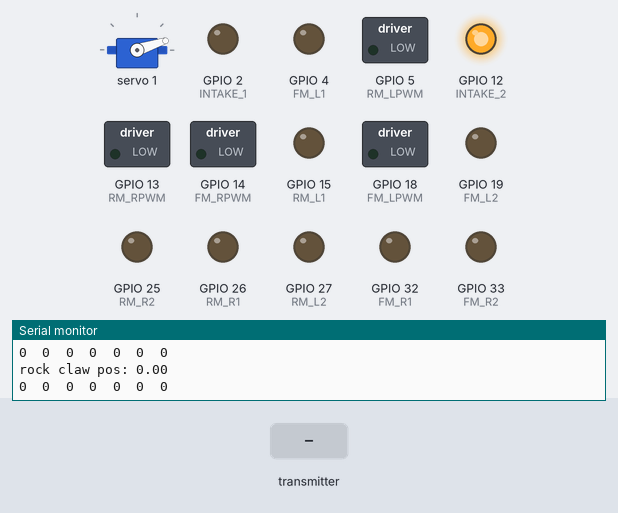
Bench run of a sketch on a simulated ESP32. Shown: servo, switched loads named in the sketch (green lamp = pin HIGH), output pins drawn as LEDs (lit = HIGH), the last lines printed to the serial monitor. The inputs (shaded band) are chosen by the test bench. Nothing arrives over Bluetooth unless stated.

Above: at 2.2 s.
2.3 s: the transmitter starts sending readChannel.0 = 1000
At 2.9 s:
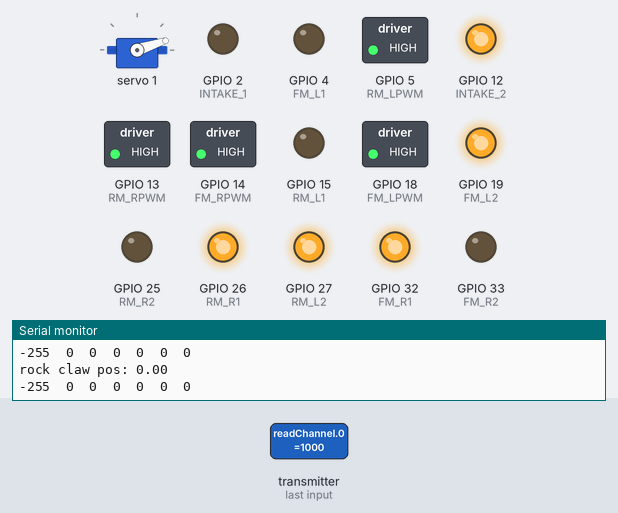
3.8 s: the transmitter starts sending readChannel.1 = 1000
At 5.0 s:
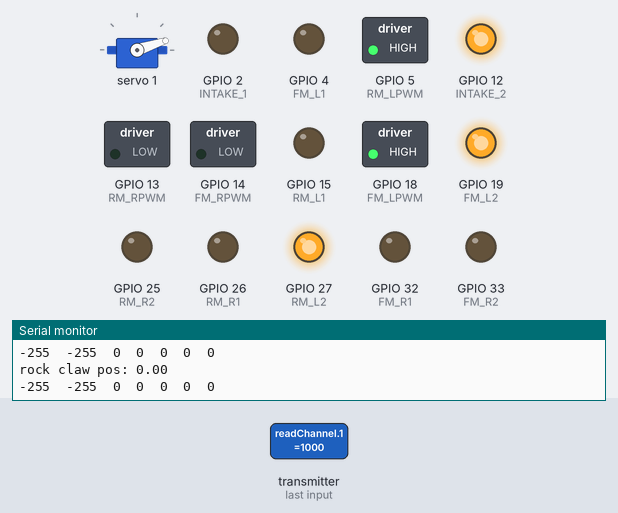
5.3 s: the transmitter starts sending readChannel.0 = 1500
At 6.4 s:
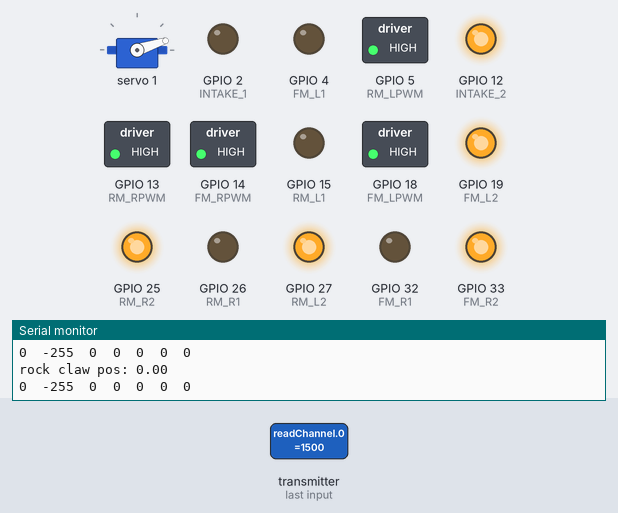
6.8 s: the transmitter starts sending readChannel.3 = 1000
At 7.5 s:
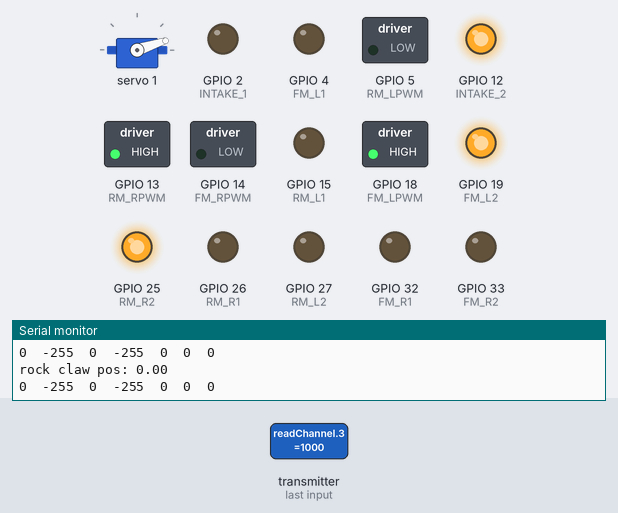
8.3 s: the transmitter starts sending readChannel.1 = 1500
At 9.5 s:
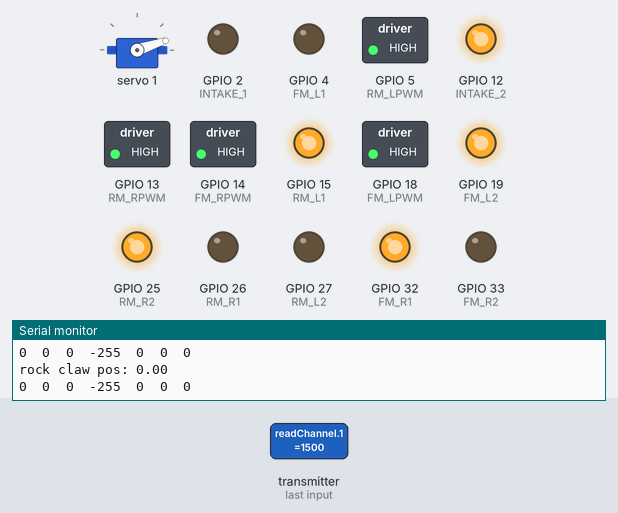
9.8 s: the transmitter starts sending readChannel.3 = 1250
At 11.0 s:
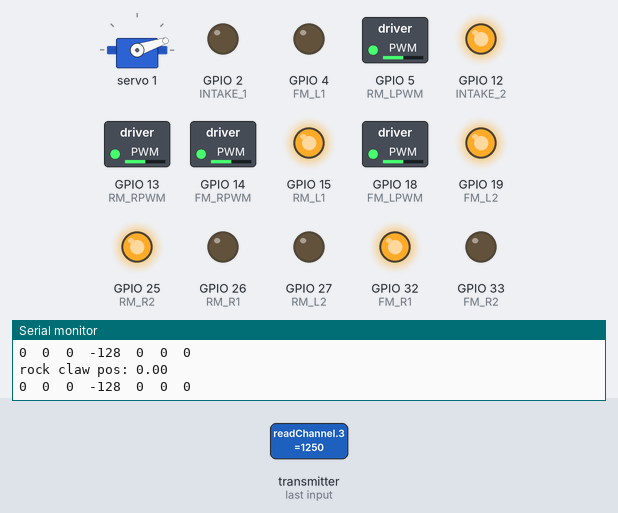
Timing chart, 0 to 12.3 s (numbered marks = the images above; inputs shaded):
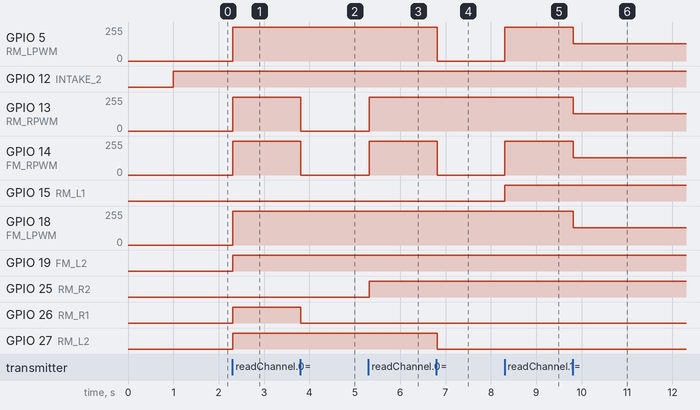

The sketch:

RC24_Mec_and_Servo_RC.ino
```cpp
#include <IBusBM.h>
#include <Wire.h>
#include <Adafruit_PWMServoDriver.h>
#include <PS4Controller.h>

Adafruit_PWMServoDriver pwm = Adafruit_PWMServoDriver();

#define FM_L1 4 //2
#define FM_L2 19 //15
#define FM_LPWM 18

#define FM_R1 32 //19
#define FM_R2 33 //4
#define FM_RPWM 14

#define RM_L1 15
#define RM_L2 27
#define RM_LPWM 5 // 5

#define RM_R1 26
#define RM_R2 25
#define RM_RPWM 13

#define LIFT_1 14
#define LIFT_2 15

#define INTAKE_1 2 //BOOTSTRAP PIN
#define INTAKE_2 12 //BOOTSTRAP PIN
#define INTAKE_PWM 13

#define FLAG_CLAW 7
#define ROCK_CLAW1 1
#define ROCK_CLAW2 2


#define TOLERANCE 30
#define NEUTRAL_PPM 1500
#define HIGH_PPM 2000
#define LOW_PPM 1000
#define USMIN  600 // This is the rounded 'minimum' microsecond length based on the minimum pulse of 150
#define USMAX  2400 // This is the rounded 'maximum' microsecond length based on the maximum pulse of 600
#define SERVO_FREQ 50 // Analog servos run at ~50 Hz updates
//#define SERVOMAX 600
//#define SERVOMIN 150
#define PS4_THRESH 15

//const byte interruptPin = 16;
const byte channelAmount = 10;
//PPMReader ppm(interruptPin, channelAmount);
int state = 0;
unsigned channelValues[10] = {1500, 1500, 1000, 1500, 1500, 1500, 1500, 15000, 1500, 1500};
const int maxSpd = 255;
const int minSpd = 0;
//bool lStickNeutral = true;
//bool rStickNeutral = true;
int signals[7] = {0,0,0,0,0,0,0}; //[Pivot Turn, Forward/Backward, Rock Claw, Left/Right, Lift, Intake, Flag Claw]
int mecWhlCalcHolder[4] = {0,0,0,0};
int speeds[7] = {0,0,0,0,0,0,0}; //[FM_R, FM_L, RM_R, RM_L, LIFT, INTAKE, ROCK_CLAW]
float rock_claw_pos = 0.0; //0.0 - 1.0
// int dir[2] = {0,0};
int SERVOMIN[13] = {400,150,400,400,400,400,400,400,400,400,400,400,400};
int SERVOMAX[13] = {600,1000,600,600,600,600,600,600,600,600,600,600,600};
IBusBM IBus;

byte motorStates = B11111111;
byte liftIntakeStates = B00001111;

//Left Stick Y-Axis (Channel 2) Controls Forward/Backward Movement
//Left Stick X-Axis (Channel 4) Controls L/R Strafing
//Right Stick X-Axis (Channel 1) Controls CW/CCW Rotation

void analogMixing(){
  mecWhlCalcHolder[0] = signals[1]-signals[3]-signals[0];
  mecWhlCalcHolder[1] = signals[1]+signals[3]+signals[0];
  mecWhlCalcHolder[2] = signals[1]+signals[3]-signals[0];
  mecWhlCalcHolder[3] = signals[1]-signals[3]+signals[0];

  //Right Front Wheel
  if(mecWhlCalcHolder[0] > 0){
      motorStates &= B10111111;
//      Serial.println("Problem Script Working");
  }else if(mecWhlCalcHolder[0] < 0){
      motorStates &= B01111111;
  }else{
      motorStates &= B00111111;
//      Serial.println("Channel 1 zeroed");
  }
  speeds[0] = min(abs(mecWhlCalcHolder[0]),255);

  //Left Front Wheel
  if(mecWhlCalcHolder[1] > 0){
      motorStates &= B11101111;
  }else if(mecWhlCalcHolder[1] < 0){
      motorStates &= B11011111;
  }else{
      motorStates &= B11001111;
  }
  speeds[1] = min(abs(mecWhlCalcHolder[1]),255);

  //Right Back Wheel
  if(mecWhlCalcHolder[2] > 0){
      motorStates &= B11111011;
  }else if(mecWhlCalcHolder[2] < 0){
      motorStates &= B11110111;
  }else{
      motorStates &= B11110011;
  }
  speeds[2] = min(abs(mecWhlCalcHolder[2]),255);

  //Left Back Wheel
  if(mecWhlCalcHolder[3] > 0){
      motorStates &= B11111110;
  }else if(mecWhlCalcHolder[3] < 0){
      motorStates &= B11111101;
  }else{
      motorStates &= B11111100;
  }
  speeds[3] = min(abs(mecWhlCalcHolder[3]),255);

//  Serial.println("Speeds: "+String(speeds[0])+"\t"+String(speeds[1])+"\t"+String(speeds[2])+"\t"+String(speeds[3])+"\t");

}

int addSpeeds(int A, int B){
  //**PURE ADDITIVE IMPLEMENTATION**
  return min(A+B, 255);
  //**END**//
  //**SUBTRACTIVE IMPLEMENTATION**
  // return A+B
  //**END**//
}


//void forwardBackward(){
//
//  if(signals[1] != 0){
//    if(signals[1] < 0){
//      speeds[1] = abs(signals[1]);
//      speeds[3] = abs(signals[1]);
//      speeds[5] = abs(signals[1]);
//      speeds[7] = abs(signals[1]);
//
//     //**SUBTRACTIVE IMPLEMENTATION**//
////      speeds[0] = -1*abs(signals[1]);
////      speeds[2] = -1*abs(signals[1]);
////      speeds[4] = -1*abs(signals[1]);
////      speeds[6] = -1*abs(signals[1]);
//     //**END**//
//    }else{
//      speeds[0] = abs(signals[1]);
//      speeds[2] = abs(signals[1]);
//      speeds[4] = abs(signals[1]);
//      speeds[6] = abs(signals[1]);
//
//      //**SUBTRACTIVE IMPLEMENTATION**//
////      speeds[1] = -1*abs(signals[1]);
////      speeds[3] = -1*abs(signals[1]);
////      speeds[5] = -1*abs(signals[1]);
////      speeds[7] = -1*abs(signals[1]);
//      //**END**//
//    }
//  }
//}

//void strafe(){
//  if(signals[3] != 0){
//    if(signals[3] < 0){
//      speeds[0] = addSpeeds(abs(signals[3]), speeds[0]);
//      speeds[3] = addSpeeds(abs(signals[3]), speeds[3]);
//      speeds[5] = addSpeeds(abs(signals[3]), speeds[5]);
//      speeds[6] = addSpeeds(abs(signals[3]), speeds[6]);
//
//      //**SUBTRACTIVE IMPLEMENTATION**//
////      speeds[1] = addSpeeds(-1*abs(signals[3]), speeds[1]);
////      speeds[2] = addSpeeds(-1*abs(signals[3]), speeds[2]);
////      speeds[4] = addSpeeds(-1*abs(signals[3]), speeds[4]);
////      speeds[7] = addSpeeds(-1*abs(signals[3]), speeds[7]);
//     //**END**//
//    }else{
//      speeds[1] = addSpeeds(abs(signals[3]), speeds[1]);
//      speeds[2] = addSpeeds(abs(signals[3]), speeds[2]);
//      speeds[4] = addSpeeds(abs(signals[3]), speeds[4]);
//      speeds[7] = addSpeeds(abs(signals[3]), speeds[7]);
//
//      //**SUBTRACTIVE IMPLEMENTATION**//
////      speeds[0] = addSpeeds(-1*abs(signals[3]), speeds[0]);
////      speeds[3] = addSpeeds(-1*abs(signals[3]), speeds[3]);
////      speeds[5] = addSpeeds(-1*abs(signals[3]), speeds[5]);
////      speeds[6] = addSpeeds(-1*abs(signals[3]), speeds[6]);
//     //**END**//
//    }
//  }
//}

//void rotate(){
//  if(signals[0] != 0){
//    if(signals[0] < 0){
//      speeds[0] = addSpeeds(abs(signals[0]), speeds[0]);
//      speeds[3] = addSpeeds(abs(signals[0]), speeds[3]);
//      speeds[4] = addSpeeds(abs(signals[0]), speeds[5]);
//      speeds[7] = addSpeeds(abs(signals[0]), speeds[6]);
//
//      //**SUBTRACTIVE IMPLEMENTATION**//
////      speeds[1] = addSpeeds(-1*abs(signals[0]), speeds[1]);
////      speeds[2] = addSpeeds(-1*abs(signals[0]), speeds[2]);
////      speeds[5] = addSpeeds(-1*abs(signals[0]), speeds[4]);
////      speeds[6] = addSpeeds(-1*abs(signals[0]), speeds[7]);
//      //**END**//
//    }else{
//      speeds[1] = addSpeeds(abs(signals[0]), speeds[1]);
//      speeds[2] = addSpeeds(abs(signals[0]), speeds[2]);
//      speeds[5] = addSpeeds(abs(signals[0]), speeds[4]);
//      speeds[6] = addSpeeds(abs(signals[0]), speeds[7]);
//
//      //**SUBTRACTIVE IMPLEMENTATION**//
////      speeds[0] = addSpeeds(-1*abs(signals[0]), speeds[0]);
////      speeds[3] = addSpeeds(-1*abs(signals[0]), speeds[3]);
////      speeds[4] = addSpeeds(-1*abs(signals[0]), speeds[5]);
////      speeds[7] = addSpeeds(-1*abs(signals[0]), speeds[6]);
//      //**END**//
//    }
//  }
//}

void lift(){
  //move lift
  if(speeds[4]>0){
//    analogWrite(LIFT_1, speeds[4]);
//    analogWrite(LIFT_2, 0);
    pwm.setPWM(LIFT_1, 0, speeds[4]);
    pwm.setPWM(LIFT_2, 0, 0);
  }else if(speeds[4]<0){
//    analogWrite(LIFT_1, 0);
//    analogWrite(LIFT_2, -speeds[4]);
    pwm.setPWM(LIFT_1, 0, 0);
    pwm.setPWM(LIFT_2, 0, -speeds[4]);
  }else{
//    digitalWrite(LIFT_1,1);
//    digitalWrite(LIFT_2,1);
    pwm.setPWM(LIFT_1, 4096, 0);
    pwm.setPWM(LIFT_2, 4096, 0);
  }
}
//
void intake(){
  //move intake
  if(speeds[5]>0){
    digitalWrite(INTAKE_1, HIGH);
    digitalWrite(INTAKE_2, LOW);
//    analogWrite(INTAKE_PWM, speeds[5]);
    pwm.setPWM(INTAKE_PWM, 0, speeds[5]);
  }else{
    digitalWrite(INTAKE_1, LOW);
    digitalWrite(INTAKE_2, HIGH);
//    analogWrite(INTAKE_PWM, -speeds[5]);
    pwm.setPWM(INTAKE_PWM, 0, -speeds[5]);
  }
}

void runServo(int servonum, float pos){

  //speed from 0 to 255

  uint16_t val = pos*(SERVOMAX[servonum]-SERVOMIN[servonum])+SERVOMIN[servonum];

//  Serial.println(String(servonum)+" Servo pos: "+String(val));

  pwm.setPin(servonum, val);

}

void motorLogicCheck(){
  /*Tracking Output State Values*/
  Serial.print("Calculated Values (-255 to 255): ");
  for(int i = 0; i < 4; i++){
    Serial.print(mecWhlCalcHolder[i]);
    Serial.print("\t");
  }
  Serial.println();

  Serial.print("Base Motor Logic: ");
  for(int i = 7; i >= 0; i--){
    Serial.print(bitRead(motorStates, i));
  }
  Serial.println();

  Serial.print("Lift/Intake Motor Logic: ");
  for(int i = 3; i >= 0; i--){
    Serial.print(bitRead(liftIntakeStates, i));
  }
  Serial.println();
}

void runMotors(){

  digitalWrite(FM_R1, bitRead(motorStates, 7));
  digitalWrite(FM_R2, bitRead(motorStates, 6));
  analogWrite(FM_RPWM, speeds[0]);

  digitalWrite(FM_L1, bitRead(motorStates, 5));
  digitalWrite(FM_L2, bitRead(motorStates, 4));
  analogWrite(FM_LPWM, speeds[1]);

  digitalWrite(RM_R1, bitRead(motorStates, 3));
  digitalWrite(RM_R2, bitRead(motorStates, 2));
  analogWrite(RM_RPWM, speeds[2]);

  digitalWrite(RM_L1, bitRead(motorStates, 1));
  digitalWrite(RM_L2, bitRead(motorStates, 0));
  analogWrite(RM_LPWM, speeds[3]);

}

void setServoPulse(uint8_t n, double pulse) {
  double pulselength;
  // pulselength = map(degrees, 0, 180, SERVOMIN, SERVOMAX);
  pulselength = 1000000;   // 1,000,000 us per second
  pulselength /= SERVO_FREQ;   // Analog servos run at ~60 Hz updates
  Serial.print(pulselength); Serial.println(" us per period");
  pulselength /= 4096;  // 12 bits of resolution
  Serial.print(pulselength); Serial.println(" us per bit");
  pulse *= 1000000;  // convert input seconds to us
  pulse /= pulselength;
  Serial.println(pulse);
  pwm.setPWM(n, 0, pulse);
}

void setup() {
  // put your setup code here, to run once:
  pinMode(FM_L1, OUTPUT);
  pinMode(FM_L2, OUTPUT);
  pinMode(FM_R1, OUTPUT);
  pinMode(FM_R2, OUTPUT);
  pinMode(RM_L1, OUTPUT);
  pinMode(RM_L2, OUTPUT);
  pinMode(RM_R1, OUTPUT);
  pinMode(RM_R2, OUTPUT);

  pinMode(FM_RPWM, OUTPUT);
  pinMode(FM_LPWM, OUTPUT);
  pinMode(RM_RPWM, OUTPUT);
  pinMode(RM_LPWM, OUTPUT);

//  pinMode(LIFT_1, OUTPUT);
//  pinMode(LIFT_2, OUTPUT);

  pinMode(INTAKE_1, OUTPUT);
  pinMode(INTAKE_2, OUTPUT);
//  pinMode(INTAKE_PWM, OUTPUT);

  Serial.begin(115200);

  //Fly Sky Controller
  IBus.begin(Serial2,1);

  //Servo stuff
  pwm.begin();

  pwm.setOscillatorFrequency(27000000);
  pwm.setPWMFreq(SERVO_FREQ);  // Analog servos run at ~50 Hz updates

  //PS4 Controller
  PS4.begin();

  delay(1000);

}

void loop() {
  // put your main code here, to run repeatedly:
//  for(byte channel = 1; channel <= channelAmount; ++channel){
//    unsigned bufferValue = channelValues[channel-1];
//    channelValues[channel-1] = ppm.latestValidChannelValue(channel, bufferValue);
//  }

    //Fly Sky Controller

    //Channel 1: Pivot Turn
    //Channel 2: Forward Backward
    //Channel 3: EMPTY
    //Channel 4: Left Right
    //Channel 5: Rock Claw
    //Channel 6: Lift
    //Channel 7: Intake In
    //Channel 8: Intake Out
    //Channel 9: Flag Claw
    //Channel 10:

    for(int channel = 0;channel < channelAmount; ++channel){
      channelValues[channel] = IBus.readChannel(channel);
      if(channelValues[channel] > 2000 || channelValues[channel] < 1000){
        channelValues[channel] = 1500;
      }
    }

    //Speed Reset
    for(int i = 0; i < sizeof(speeds)/sizeof(speeds[0]); i++){
      speeds[i] = 0;
    }
    motorStates = B11111111;
//    liftIntakeStates = B00001111;
  /*
    Channel 1: R Stick X-axis (Left = Low, Right = High)
    Channel 2: L Stick Y-axis (Down = Low, Up = High)
    Channel 3: R Stick Y-axis (Down = Low, Up = High)
    Channel 4: L Stick X-axis (Left = Low, Right = High)
    Channel 5: L Bumper Dial (Right = Low, Left = High)
    Channel 6: Back Buttons L AND R
    Channel 7: R Middle Switch (Up = Low, Down = High)
    Channel 8: L Middle Switch (Up = Low, Down = High)
    Channel 9: None
    Channel 10: None
    */
  // lStickNeutral = (channelValues[3] < NEUTRAL_PPM + TOLERANCE) && (channelValues[3] > NEUTRAL_PPM - TOLERANCE) && (channelValues[1] < NEUTRAL_PPM + TOLERANCE) && (channelValues[1] > NEUTRAL_PPM - TOLERANCE);
  // rStickNeutral = (channelValues[0] < NEUTRAL_PPM + TOLERANCE) && (channelValues[0] > NEUTRAL_PPM - TOLERANCE);

  //Movements
  for(byte key = 0; key < 4; ++key){
    if(abs((int)channelValues[key]-NEUTRAL_PPM)>=TOLERANCE){
      signals[key] = round(((float)((int)channelValues[key]-NEUTRAL_PPM)/(HIGH_PPM-NEUTRAL_PPM))*255);
    }else{
      signals[key] = 0;
    }
  }

  //Lift
  signals[4] = round(((float)((int)channelValues[5]-NEUTRAL_PPM)/(HIGH_PPM-NEUTRAL_PPM))*255);

  //Big Claw
  signals[2] = round(((float)((int)channelValues[4]-NEUTRAL_PPM)/(HIGH_PPM-NEUTRAL_PPM))*255);

  if (PS4.isConnected()) {
    if(abs(PS4.LStickY())>PS4_THRESH){
      signals[4] = (int)(PS4.LStickY()/128.0*255);
    }else{
      signals[4] = 0;
    }
    if(abs(PS4.RStickY())>PS4_THRESH){
      signals[2] = (int)(PS4.RStickY()/128.0*255);
    }else{
      signals[2] = 0;
    }
    signals[5] = PS4.R2Value()-PS4.L2Value();
    if(PS4.R1()){
      signals[6] = 255;
    }

    if(PS4.L1()){
      signals[6] = 0;
    }
  }else{
    //Intake Motor
    signals[5] = (int)(channelValues[6]>NEUTRAL_PPM)*255-(int)(channelValues[7]>NEUTRAL_PPM)*255;

    //Flag Servo
    signals[6] = (int)(channelValues[8]>NEUTRAL_PPM)*255;
  }

  //Big Rock Claw Servo (Position)
  rock_claw_pos += signals[2]/255.0*0.05;
  Serial.println("rock claw pos: "+String(rock_claw_pos));
  if(rock_claw_pos>1){
    rock_claw_pos = 1.0;
  }else if(rock_claw_pos<0){
    rock_claw_pos = 0.0;
  }

  //Lift
  speeds[4] = (int)(signals[4]/255.0*4095);

  //Intake
  speeds[5] = (int)(signals[5]/255.0*4095);

  //REVERSE KEY, FLIP R Middle switch towards operator to reverse the "front" of robot **UNCOMMENT TO IMPLEMENT**
//    if(channelValues[7] > HIGH_PPM-30){
//      for(byte key = 0; key < 4; ++key){
//        signals[key] = -1*signals[key];
//      }
//    }
  //Principle: So long as both control voltages are equal or close to equal there should be a braking effect in the motor, so should just add the voltages tgt up to 255 (I think?).
  //Alternate implementation would be to subtract the analog value on the respective "0"s in addition to adding on the "1"s and set any -ve values to 0 before the final motor run step
  analogMixing();
//  forwardBackward();
//  strafe();
//  rotate();
  lift();
  intake();
//  motorLogicCheck();
  if(motorStates == B11111111){
    motorStates = B00000000;
  }
  runMotors();

  //Big Rock Claw Servo
  runServo(ROCK_CLAW1, rock_claw_pos);
//  runServo(ROCK_CLAW2,1.0-rock_claw_pos);

  //Flag Claw Servo, 0 or 1 (open or close)
//  runServo(FLAG_CLAW, signals[6]/255);

//  uint16_t val = 400;
//
//  if(signals[6]==255){
//    val = 600;
//  }

//  pwm.setPWM(FLAG_CLAW,0,signals[6]/255);


  Serial.println(String(signals[0])+"\t"+String(signals[1])+"\t"+String(signals[2])+"\t"+String(signals[3])+"\t"+String(signals[4])+"\t"+String(signals[5])+"\t"+String(signals[6]));
  delay(10);
}
```

Measured:
- after the input at 2.3 s, GPIO 5 (RM_LPWM), GPIO 13 (RM_RPWM), GPIO 14 (FM_RPWM), GPIO 18 (FM_LPWM): 0/255 → 255/255 at once; GPIO 19 (FM_L2), GPIO 26 (RM_R1), GPIO 27 (RM_L2), GPIO 32 (FM_R1): LOW → HIGH at once
- after the input at 3.8 s, GPIO 13 (RM_RPWM), GPIO 14 (FM_RPWM): 255/255 → 0/255 at once; GPIO 26 (RM_R1), GPIO 32 (FM_R1): HIGH → LOW at once
- after the input at 5.3 s, GPIO 13 (RM_RPWM), GPIO 14 (FM_RPWM): 0/255 → 255/255 at once; GPIO 25 (RM_R2), GPIO 33 (FM_R2): LOW → HIGH at once
- after the input at 6.8 s, GPIO 5 (RM_LPWM), GPIO 14 (FM_RPWM): 255/255 → 0/255 at once; GPIO 27 (RM_L2), GPIO 33 (FM_R2): HIGH → LOW at once
- after the input at 8.3 s, GPIO 5 (RM_LPWM), GPIO 14 (FM_RPWM): 0/255 → 255/255 at once; GPIO 15 (RM_L1), GPIO 32 (FM_R1): LOW → HIGH at once
- after the input at 9.8 s, GPIO 5 (RM_LPWM), GPIO 13 (RM_RPWM), GPIO 14 (FM_RPWM), GPIO 18 (FM_LPWM): 255/255 → 128/255 at once
